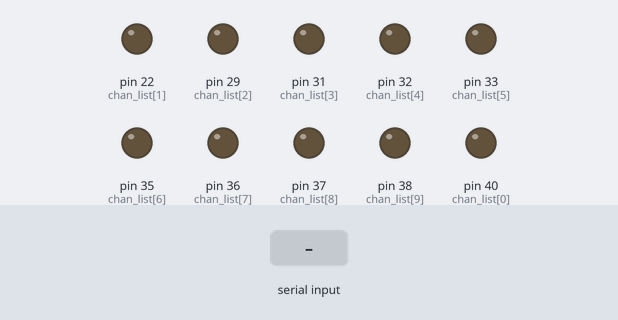
A program run on a simulated Raspberry Pi (header pin numbers). On the bench: output pins drawn as LEDs (lit = HIGH). The inputs (shaded band) are chosen by the test bench.

Above: at 1.2 s.
1.3 s: "200\n" received over the second serial link
At 2.1 s:
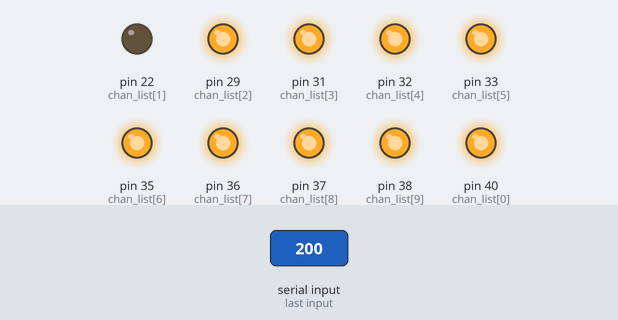
Timing chart, 0 to 4.3 s (numbered marks = the images above; inputs shaded):
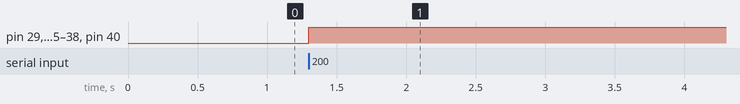

Measured:
- after the input at 1.3 s, pin 29 (chan_list[2]), pin 31 (chan_list[3]), pin 32 (chan_list[4]), pin 33 (chan_list[5]), pin 35 (chan_list[6]), pin 36 (chan_list[7]), pin 37 (chan_list[8]), pin 38 (chan_list[9]), pin 40 (chan_list[0]): LOW → HIGH at once

The program:

2-binary-representation.py
```python
#############################
#   Reading ADC values
#   and displaying
#   binary equivalent
#   on LEDs.
############################

import serial
import RPi.GPIO as GPIO

GPIO.setmode(GPIO.BOARD)
GPIO.setwarnings(False)

chan_list = [40,22,29,31,32,33,35,36,37,38]
GPIO.setup(chan_list,GPIO.OUT)

arduinoData = serial.Serial('/dev/ttyACM0',9600)

while True:
    if arduinoData.inWaiting() > 0:
        serialData = arduinoData.readline()
        in_value = int(str(serialData)[2:-5])

        if in_value%2 == 1:
            GPIO.output(22,True)
        else:
            GPIO.output(22,False)
            in_value = int(in_value/2)

        if in_value%2 == 1:
            GPIO.output(29,True)
        else:
            GPIO.output(29,False)
            in_value = int(in_value/2)

        if in_value%2 == 1:
            GPIO.output(31,True)
        else:
            GPIO.output(31,False)
            in_value = int(in_value/2)

        if in_value%2 == 1:
            GPIO.output(32,True)
        else:
            GPIO.output(32,False)
            in_value = int(in_value/2)

        if in_value%2 == 1:
            GPIO.output(33,True)
        else:
            GPIO.output(33,False)
            in_value = int(in_value/2)

        if in_value%2 == 1:
            GPIO.output(35,True)
        else:
            GPIO.output(35,False)
            in_value = int(in_value/2)

        if in_value%2 == 1:
            GPIO.output(36,True)
        else:
            GPIO.output(36,False)
            in_value = int(in_value/2)

        if in_value%2 == 1:
            GPIO.output(37,True)
        else:
            GPIO.output(37,False)
            in_value = int(in_value/2)

        if in_value%2 == 1:
            GPIO.output(38,True)
        else:
            GPIO.output(38,False)
            in_value = int(in_value/2)

        if in_value == 1:
            GPIO.output(40,True)
        else:
            GPIO.output(40,False)
```
